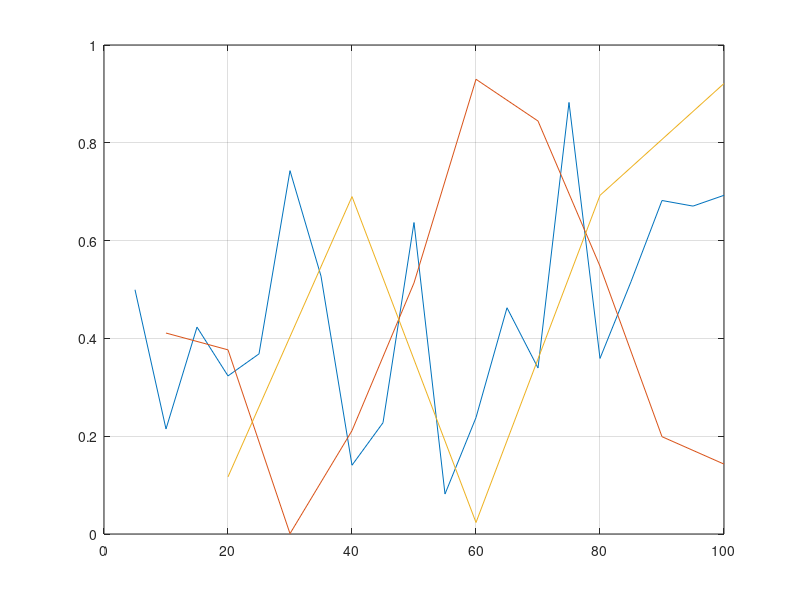

This figure's MATLAB source: (Note: this script raises an error after producing the figure.)
clc, clear, close all

X = {5:5:100, 10:10:100, 20:20:100};
Y = {rand(1,20), rand(1,10), rand(1,5)};

figure
hold(gca, "on")
grid(gca, "on")
box(gca, "on")
p = cellfun(@plot, X, Y);
p(1).Marker = 'o';
p(2).Marker = '+';
p(3).Marker = 's';